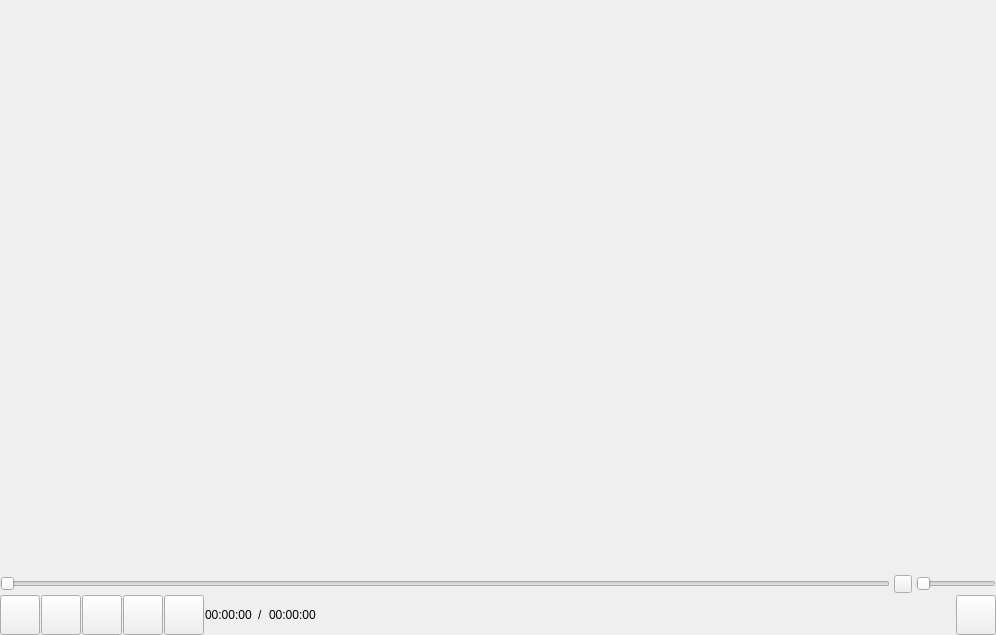
<?xml version="1.0" encoding="UTF-8"?>
<ui version="4.0">
 <class>VideoWidget</class>
 <widget class="QWidget" name="VideoWidget">
  <property name="geometry">
   <rect>
    <x>0</x>
    <y>0</y>
    <width>996</width>
    <height>635</height>
   </rect>
  </property>
  <property name="windowTitle">
   <string>Form</string>
  </property>
  <layout class="QVBoxLayout" name="verticalLayout" stretch="1,0,0">
   <property name="spacing">
    <number>1</number>
   </property>
   <property name="leftMargin">
    <number>0</number>
   </property>
   <property name="topMargin">
    <number>0</number>
   </property>
   <property name="rightMargin">
    <number>0</number>
   </property>
   <property name="bottomMargin">
    <number>0</number>
   </property>
   <item>
    <widget class="SDLWidget" name="video" native="true"/>
   </item>
   <item>
    <widget class="QWidget" name="widget_schedule" native="true">
     <property name="minimumSize">
      <size>
       <width>0</width>
       <height>20</height>
      </size>
     </property>
     <property name="maximumSize">
      <size>
       <width>16777215</width>
       <height>20</height>
      </size>
     </property>
     <layout class="QHBoxLayout" name="horizontalLayout">
      <property name="spacing">
       <number>4</number>
      </property>
      <property name="leftMargin">
       <number>0</number>
      </property>
      <property name="topMargin">
       <number>0</number>
      </property>
      <property name="rightMargin">
       <number>0</number>
      </property>
      <property name="bottomMargin">
       <number>0</number>
      </property>
      <item>
       <widget class="QSlider" name="videoSlider">
        <property name="orientation">
         <enum>Qt::Horizontal</enum>
        </property>
       </widget>
      </item>
      <item>
       <widget class="QPushButton" name="voiceBtn">
        <property name="minimumSize">
         <size>
          <width>18</width>
          <height>18</height>
         </size>
        </property>
        <property name="maximumSize">
         <size>
          <width>18</width>
          <height>18</height>
         </size>
        </property>
        <property name="text">
         <string/>
        </property>
       </widget>
      </item>
      <item>
       <widget class="QSlider" name="voiceSlider">
        <property name="minimumSize">
         <size>
          <width>80</width>
          <height>0</height>
         </size>
        </property>
        <property name="maximumSize">
         <size>
          <width>80</width>
          <height>16777215</height>
         </size>
        </property>
        <property name="orientation">
         <enum>Qt::Horizontal</enum>
        </property>
       </widget>
      </item>
     </layout>
    </widget>
   </item>
   <item>
    <widget class="QWidget" name="widget_control" native="true">
     <layout class="QHBoxLayout" name="horizontalLayout_3">
      <property name="spacing">
       <number>1</number>
      </property>
      <property name="leftMargin">
       <number>0</number>
      </property>
      <property name="topMargin">
       <number>0</number>
      </property>
      <property name="rightMargin">
       <number>0</number>
      </property>
      <property name="bottomMargin">
       <number>0</number>
      </property>
      <item>
       <widget class="QPushButton" name="playBtn">
        <property name="minimumSize">
         <size>
          <width>40</width>
          <height>40</height>
         </size>
        </property>
        <property name="maximumSize">
         <size>
          <width>40</width>
          <height>40</height>
         </size>
        </property>
        <property name="text">
         <string/>
        </property>
       </widget>
      </item>
      <item>
       <widget class="QPushButton" name="stopBtn">
        <property name="minimumSize">
         <size>
          <width>40</width>
          <height>40</height>
         </size>
        </property>
        <property name="maximumSize">
         <size>
          <width>40</width>
          <height>40</height>
         </size>
        </property>
        <property name="text">
         <string/>
        </property>
       </widget>
      </item>
      <item>
       <widget class="QPushButton" name="previousBtn">
        <property name="minimumSize">
         <size>
          <width>40</width>
          <height>40</height>
         </size>
        </property>
        <property name="maximumSize">
         <size>
          <width>40</width>
          <height>40</height>
         </size>
        </property>
        <property name="text">
         <string/>
        </property>
       </widget>
      </item>
      <item>
       <widget class="QPushButton" name="nextBtn">
        <property name="minimumSize">
         <size>
          <width>40</width>
          <height>40</height>
         </size>
        </property>
        <property name="maximumSize">
         <size>
          <width>40</width>
          <height>40</height>
         </size>
        </property>
        <property name="text">
         <string/>
        </property>
       </widget>
      </item>
      <item>
       <widget class="QPushButton" name="openBtn">
        <property name="minimumSize">
         <size>
          <width>40</width>
          <height>40</height>
         </size>
        </property>
        <property name="maximumSize">
         <size>
          <width>40</width>
          <height>40</height>
         </size>
        </property>
        <property name="text">
         <string/>
        </property>
       </widget>
      </item>
      <item>
       <widget class="QWidget" name="widget_timelabel" native="true">
        <layout class="QHBoxLayout" name="horizontalLayout_2">
         <property name="leftMargin">
          <number>0</number>
         </property>
         <property name="topMargin">
          <number>0</number>
         </property>
         <property name="rightMargin">
          <number>0</number>
         </property>
         <property name="bottomMargin">
          <number>0</number>
         </property>
         <item>
          <widget class="QLabel" name="label_currentduration">
           <property name="minimumSize">
            <size>
             <width>0</width>
             <height>40</height>
            </size>
           </property>
           <property name="text">
            <string>00:00:00</string>
           </property>
          </widget>
         </item>
         <item>
          <widget class="QLabel" name="label_separation">
           <property name="minimumSize">
            <size>
             <width>0</width>
             <height>40</height>
            </size>
           </property>
           <property name="text">
            <string>/</string>
           </property>
          </widget>
         </item>
         <item>
          <widget class="QLabel" name="label_totalduration">
           <property name="minimumSize">
            <size>
             <width>0</width>
             <height>40</height>
            </size>
           </property>
           <property name="text">
            <string>00:00:00</string>
           </property>
          </widget>
         </item>
         <item>
          <spacer name="horizontalSpacer">
           <property name="orientation">
            <enum>Qt::Horizontal</enum>
           </property>
           <property name="sizeHint" stdset="0">
            <size>
             <width>627</width>
             <height>20</height>
            </size>
           </property>
          </spacer>
         </item>
        </layout>
       </widget>
      </item>
      <item>
       <widget class="QPushButton" name="playlistBtn">
        <property name="minimumSize">
         <size>
          <width>40</width>
          <height>40</height>
         </size>
        </property>
        <property name="maximumSize">
         <size>
          <width>40</width>
          <height>40</height>
         </size>
        </property>
        <property name="text">
         <string/>
        </property>
       </widget>
      </item>
     </layout>
    </widget>
   </item>
  </layout>
 </widget>
 <customwidgets>
  <customwidget>
   <class>SDLWidget</class>
   <extends>QWidget</extends>
   <header>sdlwidget.h</header>
   <container>1</container>
  </customwidget>
 </customwidgets>
 <resources/>
 <connections/>
</ui>
